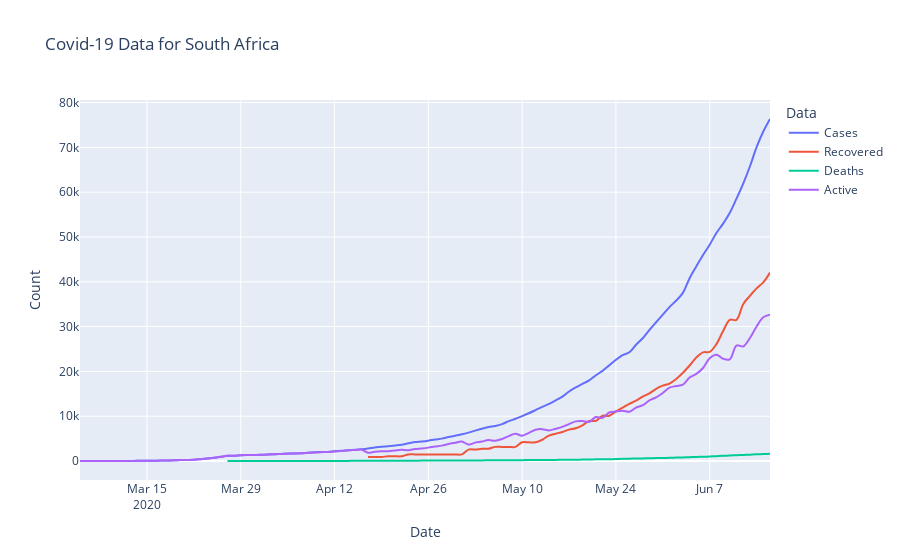

Notebook source saved alongside this figure:
### Code cell
fig2 = px.line(state_wide_plotly, x='Date', y='Count', color='Data',
              title='Covid-19 Data for South Africa', line_shape='spline')
fig2.update_traces(hovertemplate=None)
fig2.update_layout(hovermode="x")
fig2.show()
